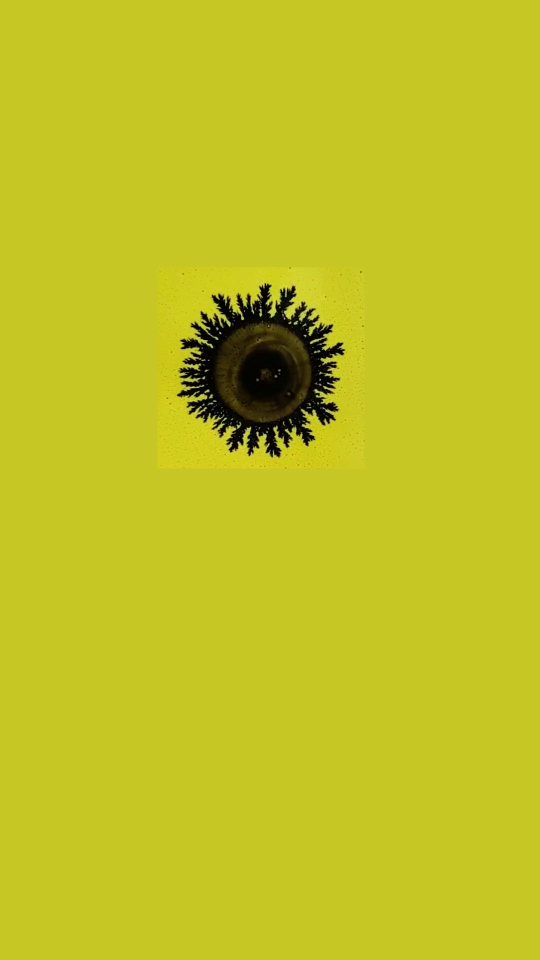
#> input picture photo and video examples/29.jpg, 1080 x 1920 px (shown at 1/2 size)
$ python -i helpscripts.py   (imports and definitions only)
#> lines starting #> are read from the running program, lines starting #| are printed output that depends on the picture; after the words box and inside, x2 and y2 are one past the last pixel; in counts of white or black regions, pixels touching at a corner belong together
import cv2
import numpy as np
import matplotlib.pyplot as plt
import math
import pandas as pd

'''
Some scripts I used when processing my experiments
**Not a working code on its own, copy the functions in to the main file**
Detecting a circle in the image worled perfectly for me with the best_circle() function
'''


#split video at videopath into images/frames, take an image from a video once an interval, put results in folder at foldername
# [21 lines left out: function vid_to_frames, not called in this run]


#detecting a circular object (singular) in the image
def best_circle(image):
    gray_blur = cv2.GaussianBlur(image, (5, 5), 0)
    _, binary = cv2.threshold(gray_blur, 0, 255, cv2.THRESH_BINARY | cv2.THRESH_OTSU)
    contours, _ = cv2.findContours(binary, cv2.RETR_EXTERNAL, cv2.CHAIN_APPROX_SIMPLE)

    best_circle = None
    max_white_pixels = 0
    for contour in contours:
        (x, y), radius = cv2.minEnclosingCircle(contour)
        center = (int(x), int(y))
        radius = int(radius)
        mask = np.zeros_like(binary)
        cv2.circle(mask, center, radius, 255, -1)
        white_pixels = np.sum(mask == 255)
        if white_pixels > max_white_pixels:
            max_white_pixels = white_pixels
            best_circle = (center, radius)

    if best_circle is not None:
        center, radius = best_circle
        diameter = radius * 2
        print("Diameter:", diameter, "pixels")
        cv2.circle(image, center, radius, (255, 255, 255), 2)
        cv2.imshow("Best Circle Detection", image)
        cv2.waitKey(0)
        cv2.destroyAllWindows()

    else:
        print("No circles found in the image.")


# [46 lines left out: functions get_video_length, video_to_csv, not called in this run]

>>> import cv2
>>> picture = cv2.imread('photo and video examples/29.jpg', cv2.IMREAD_GRAYSCALE)
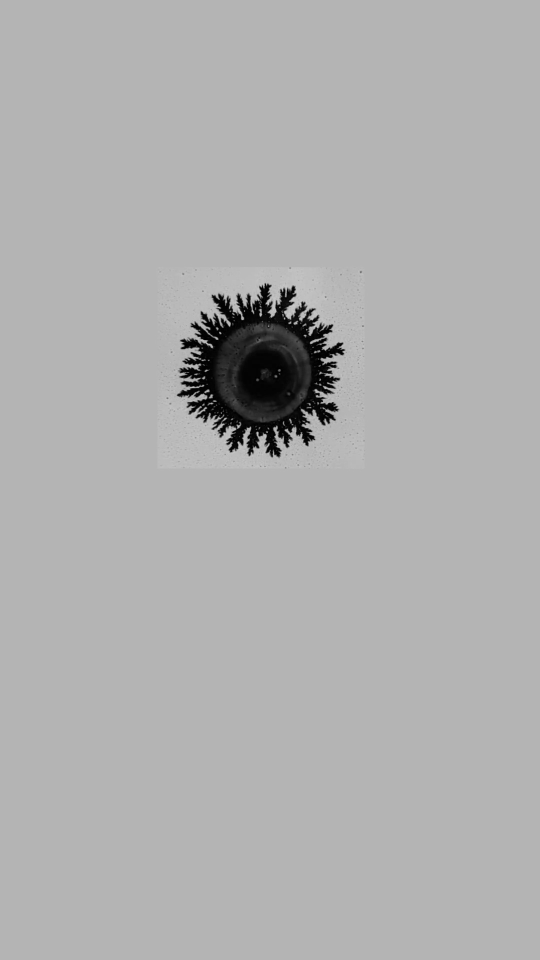
#> picture: shape (1920, 1080) (shown at 1/2 size); min 0, max 211, mean 175
>>> result = best_circle(picture)
#> in best_circle, `_, binary = cv2.threshold(gray_blur, 0, 255, cv2.THRESH_BINARY | cv2.T..`:
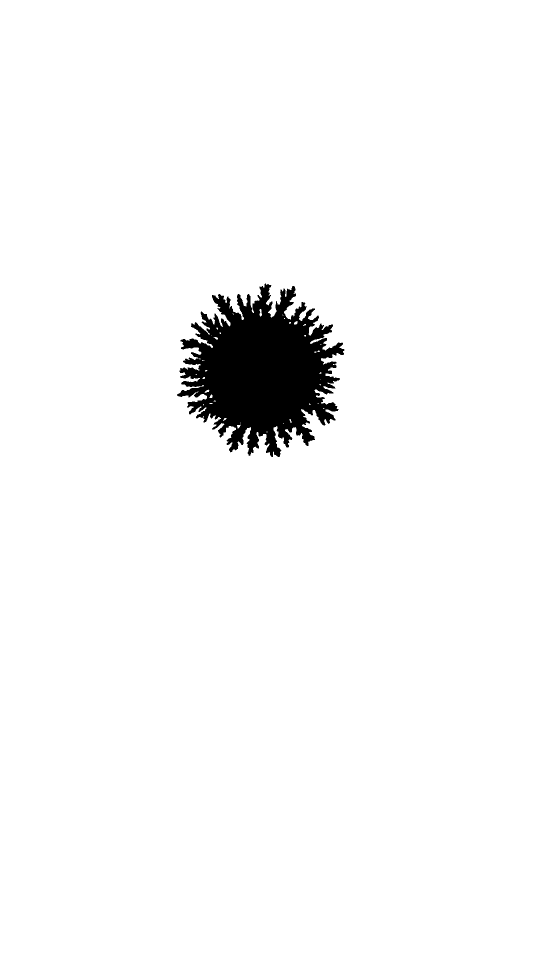
#> binary: shape (1920, 1080) (shown at 1/2 size); 96.7% white; 1 black region, box (x1, y1, x2, y2) and area: (354, 567, 689, 914) 67713
#> in best_circle, `contours, _ = cv2.findContours(binary, cv2.RETR_EXTERNAL, cv2.CHAIN_AP..`: contours = [[[0, 0], [0, 1919], [1079, 1919], [1079, 0]]]
#> the loop in best_circle, `for contour in contours:` made 1 pass
#> (contour, x, y, white_pixels, best_circle) on pass 1: ([[0, 0], [0, 1919], [1079, 1919], [1079, 0]], 539.5, 959.5, 2073589, ((539, 959), 1100))
#> after the loop in best_circle, `for contour in contours:`:
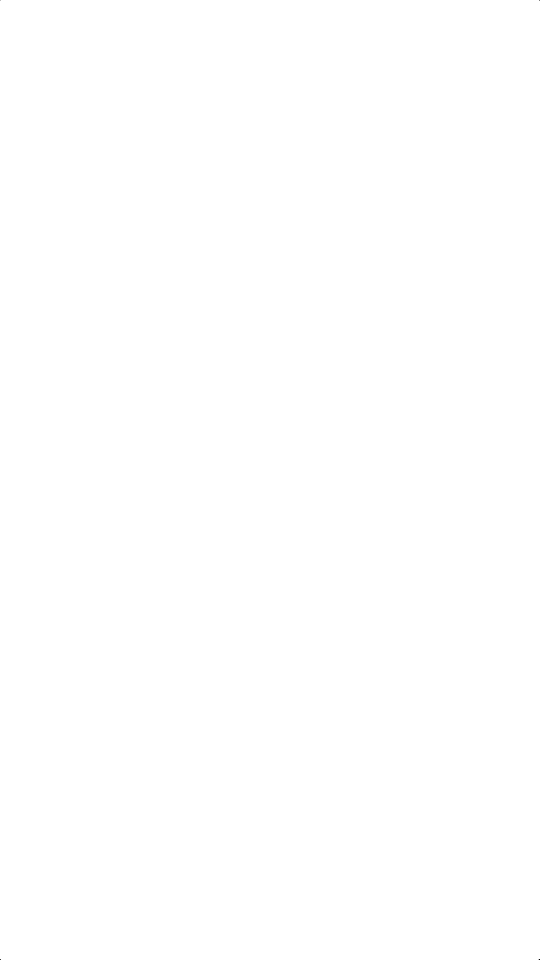
#> mask: shape (1920, 1080) (shown at 1/2 size); 100% white; black in thin lines or dots
#> after the loop in best_circle, `for contour in contours:`: max_white_pixels = 2073589
#> in best_circle, `diameter = radius * 2`: diameter = 2200
#| Diameter: 2200 pixels
#> in best_circle, `cv2.circle(image, center, radius, (255, 255, 255), 2)`: image: shape (1920, 1080); under 0.01% of pixels changed, all inside (x1, y1, x2, y2) = (0, 0, 1080, 1920)

$ run again, on photo and video examples/1.png
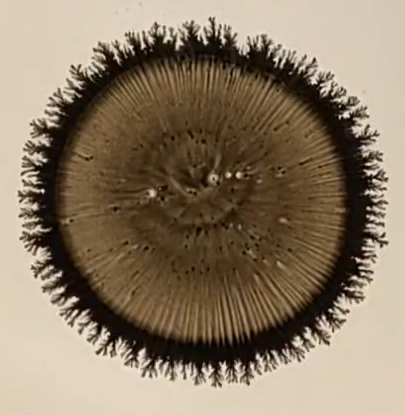
#> input picture photo and video examples/1.png, 405 x 415 px
#> in best_circle, `gray_blur = cv2.GaussianBlur(image, (5, 5), 0)`:
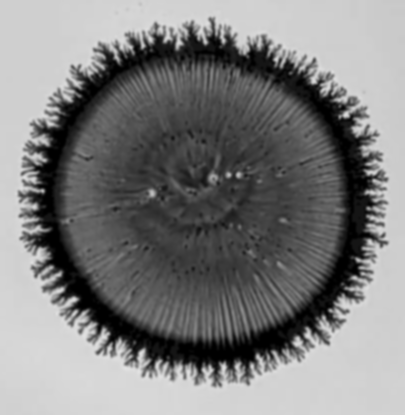
#> gray_blur: shape (415, 405); min 0, max 226, mean 126.3
#> in best_circle, `_, binary = cv2.threshold(gray_blur, 0, 255, cv2.THRESH_BINARY | cv2.T..`:
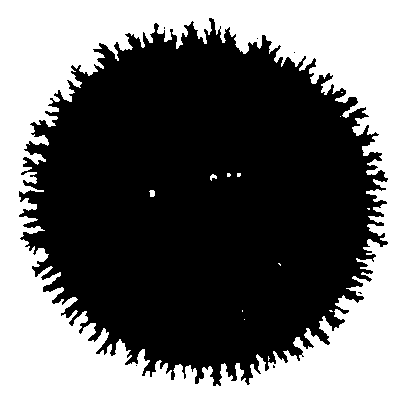
#> binary: shape (415, 405); 44% white; 13 white regions (10 under 20 px), largest, box (x1, y1, x2, y2) and area: (0, 0, 405, 415) 73823, (149, 190, 155, 197) 34, (210, 174, 217, 181) 28
#> contours = [[[0, 0], [0, 414], [404, 414], [404, 0]]]
#> the loop in best_circle, `for contour in contours:` made 1 pass
#> (contour, x, y, white_pixels) on pass 1: ([[0, 0], [0, 414], [404, 414], [404, 0]], 202, 207, 168071)
#> after the loop in best_circle, `for contour in contours:`: max_white_pixels = 168071
#> diameter = 578
#| Diameter: 578 pixels
#> image: shape (415, 405); min 0, max 255, mean 126.4
